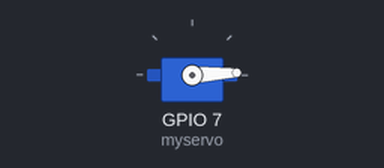
Recording of a sketch running on a simulated ESP32. Parts: servo.

Above: at 0.05 s.
At 0.65 s:
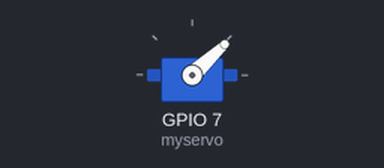
At 1.25 s:
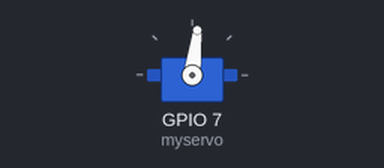
At 2.5 s:
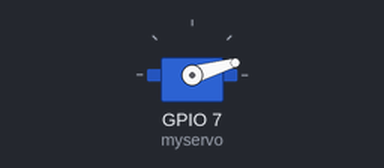
Timing chart, 0 to 6.3 s (numbered marks = the images above):
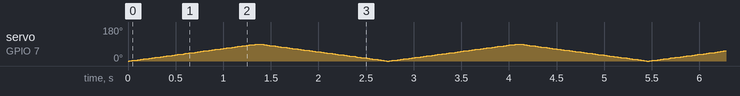

The sketch:

servo.ino
```cpp
#include <ESP32Servo.h>

Servo myservo;
void setup() {
  Serial.begin(115200);
  myservo.attach(7);
}

void loop() {
  for (int pos = 0; pos <= 90; pos += 1) {
    myservo.write(pos);
    delay(15);
  }
  for (int pos = 90; pos >= 0; pos -= 1) {
    myservo.write(pos);
    delay(15);
  }
}
// brown - grd
// red -vcc
// orange - signal
```
